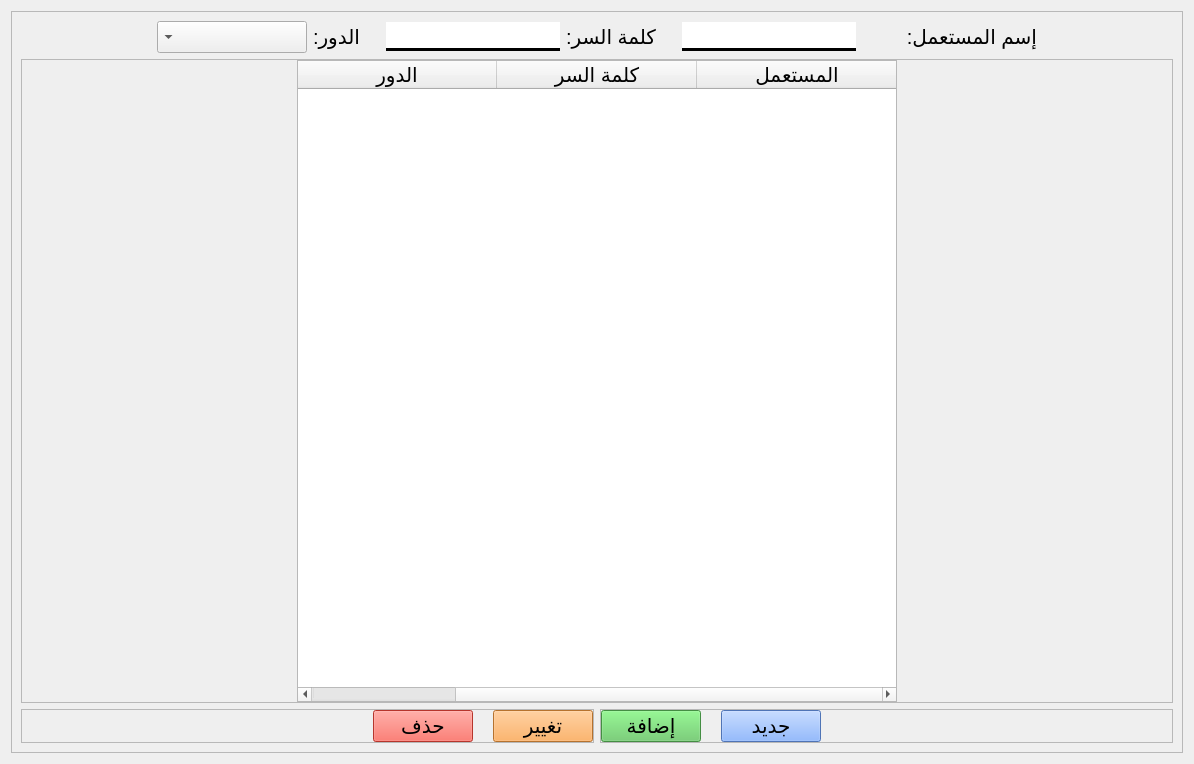
<?xml version="1.0" encoding="UTF-8"?>
<ui version="4.0">
 <class>users</class>
 <widget class="QWidget" name="users">
  <property name="geometry">
   <rect>
    <x>0</x>
    <y>0</y>
    <width>1194</width>
    <height>764</height>
   </rect>
  </property>
  <property name="windowTitle">
   <string>Form</string>
  </property>
  <layout class="QVBoxLayout" name="verticalLayout">
   <item>
    <widget class="QFrame" name="frame_2">
     <property name="sizePolicy">
      <sizepolicy hsizetype="Preferred" vsizetype="Expanding">
       <horstretch>0</horstretch>
       <verstretch>0</verstretch>
      </sizepolicy>
     </property>
     <property name="frameShape">
      <enum>QFrame::Shape::StyledPanel</enum>
     </property>
     <property name="frameShadow">
      <enum>QFrame::Shadow::Raised</enum>
     </property>
     <layout class="QVBoxLayout" name="verticalLayout_2">
      <item>
       <layout class="QHBoxLayout" name="horizontalLayout_3">
        <item>
         <spacer name="horizontalSpacer_6">
          <property name="orientation">
           <enum>Qt::Orientation::Horizontal</enum>
          </property>
          <property name="sizeHint" stdset="0">
           <size>
            <width>40</width>
            <height>20</height>
           </size>
          </property>
         </spacer>
        </item>
        <item>
         <widget class="QComboBox" name="role">
          <property name="minimumSize">
           <size>
            <width>150</width>
            <height>0</height>
           </size>
          </property>
          <property name="font">
           <font>
            <pointsize>15</pointsize>
           </font>
          </property>
          <property name="layoutDirection">
           <enum>Qt::LayoutDirection::RightToLeft</enum>
          </property>
         </widget>
        </item>
        <item>
         <widget class="QLabel" name="label_14">
          <property name="sizePolicy">
           <sizepolicy hsizetype="Maximum" vsizetype="Preferred">
            <horstretch>0</horstretch>
            <verstretch>0</verstretch>
           </sizepolicy>
          </property>
          <property name="minimumSize">
           <size>
            <width>0</width>
            <height>0</height>
           </size>
          </property>
          <property name="font">
           <font>
            <pointsize>15</pointsize>
           </font>
          </property>
          <property name="text">
           <string>الدور:</string>
          </property>
         </widget>
        </item>
        <item>
         <spacer name="horizontalSpacer_8">
          <property name="orientation">
           <enum>Qt::Orientation::Horizontal</enum>
          </property>
          <property name="sizeType">
           <enum>QSizePolicy::Policy::Fixed</enum>
          </property>
          <property name="sizeHint" stdset="0">
           <size>
            <width>20</width>
            <height>20</height>
           </size>
          </property>
         </spacer>
        </item>
        <item>
         <widget class="QLineEdit" name="passwd">
          <property name="font">
           <font>
            <pointsize>15</pointsize>
           </font>
          </property>
          <property name="styleSheet">
           <string notr="true">border: 3px solid black;
border-left: none;
border-right: none;
border-top: none 
</string>
          </property>
         </widget>
        </item>
        <item>
         <widget class="QLabel" name="label_5">
          <property name="sizePolicy">
           <sizepolicy hsizetype="Maximum" vsizetype="Preferred">
            <horstretch>0</horstretch>
            <verstretch>0</verstretch>
           </sizepolicy>
          </property>
          <property name="minimumSize">
           <size>
            <width>0</width>
            <height>0</height>
           </size>
          </property>
          <property name="font">
           <font>
            <pointsize>15</pointsize>
           </font>
          </property>
          <property name="text">
           <string>كلمة السر:</string>
          </property>
         </widget>
        </item>
        <item>
         <spacer name="horizontalSpacer_7">
          <property name="orientation">
           <enum>Qt::Orientation::Horizontal</enum>
          </property>
          <property name="sizeType">
           <enum>QSizePolicy::Policy::Fixed</enum>
          </property>
          <property name="sizeHint" stdset="0">
           <size>
            <width>20</width>
            <height>20</height>
           </size>
          </property>
         </spacer>
        </item>
        <item>
         <widget class="QLineEdit" name="user">
          <property name="font">
           <font>
            <pointsize>15</pointsize>
           </font>
          </property>
          <property name="styleSheet">
           <string notr="true">border: 3px solid black;
border-left: none;
border-right: none;
border-top: none 
</string>
          </property>
         </widget>
        </item>
        <item>
         <widget class="QLabel" name="label_10">
          <property name="minimumSize">
           <size>
            <width>175</width>
            <height>0</height>
           </size>
          </property>
          <property name="font">
           <font>
            <pointsize>15</pointsize>
           </font>
          </property>
          <property name="text">
           <string>إسم المستعمل:</string>
          </property>
         </widget>
        </item>
        <item>
         <spacer name="horizontalSpacer_5">
          <property name="orientation">
           <enum>Qt::Orientation::Horizontal</enum>
          </property>
          <property name="sizeHint" stdset="0">
           <size>
            <width>40</width>
            <height>20</height>
           </size>
          </property>
         </spacer>
        </item>
       </layout>
      </item>
      <item>
       <widget class="QFrame" name="frame">
        <property name="frameShape">
         <enum>QFrame::Shape::StyledPanel</enum>
        </property>
        <property name="frameShadow">
         <enum>QFrame::Shadow::Raised</enum>
        </property>
        <layout class="QHBoxLayout" name="horizontalLayout_4">
         <property name="spacing">
          <number>0</number>
         </property>
         <property name="leftMargin">
          <number>0</number>
         </property>
         <property name="topMargin">
          <number>0</number>
         </property>
         <property name="rightMargin">
          <number>0</number>
         </property>
         <property name="bottomMargin">
          <number>0</number>
         </property>
         <item>
          <spacer name="horizontalSpacer_10">
           <property name="orientation">
            <enum>Qt::Orientation::Horizontal</enum>
           </property>
           <property name="sizeHint" stdset="0">
            <size>
             <width>274</width>
             <height>20</height>
            </size>
           </property>
          </spacer>
         </item>
         <item>
          <widget class="QTableWidget" name="tbl">
           <property name="sizePolicy">
            <sizepolicy hsizetype="Fixed" vsizetype="Expanding">
             <horstretch>0</horstretch>
             <verstretch>0</verstretch>
            </sizepolicy>
           </property>
           <property name="minimumSize">
            <size>
             <width>600</width>
             <height>0</height>
            </size>
           </property>
           <property name="font">
            <font>
             <pointsize>15</pointsize>
            </font>
           </property>
           <property name="layoutDirection">
            <enum>Qt::LayoutDirection::RightToLeft</enum>
           </property>
           <property name="frameShadow">
            <enum>QFrame::Shadow::Plain</enum>
           </property>
           <property name="editTriggers">
            <set>QAbstractItemView::EditTrigger::NoEditTriggers</set>
           </property>
           <property name="showDropIndicator" stdset="0">
            <bool>false</bool>
           </property>
           <property name="dragDropOverwriteMode">
            <bool>false</bool>
           </property>
           <property name="alternatingRowColors">
            <bool>true</bool>
           </property>
           <property name="selectionMode">
            <enum>QAbstractItemView::SelectionMode::SingleSelection</enum>
           </property>
           <property name="selectionBehavior">
            <enum>QAbstractItemView::SelectionBehavior::SelectRows</enum>
           </property>
           <property name="verticalScrollMode">
            <enum>QAbstractItemView::ScrollMode::ScrollPerPixel</enum>
           </property>
           <property name="horizontalScrollMode">
            <enum>QAbstractItemView::ScrollMode::ScrollPerPixel</enum>
           </property>
           <property name="showGrid">
            <bool>false</bool>
           </property>
           <attribute name="horizontalHeaderDefaultSectionSize">
            <number>200</number>
           </attribute>
           <attribute name="verticalHeaderVisible">
            <bool>false</bool>
           </attribute>
           <column>
            <property name="text">
             <string>المستعمل</string>
            </property>
           </column>
           <column>
            <property name="text">
             <string>كلمة السر</string>
            </property>
           </column>
           <column>
            <property name="text">
             <string>الدور</string>
            </property>
           </column>
           <column>
            <property name="text">
             <string>id</string>
            </property>
           </column>
          </widget>
         </item>
         <item>
          <spacer name="horizontalSpacer_9">
           <property name="orientation">
            <enum>Qt::Orientation::Horizontal</enum>
           </property>
           <property name="sizeHint" stdset="0">
            <size>
             <width>40</width>
             <height>20</height>
            </size>
           </property>
          </spacer>
         </item>
        </layout>
       </widget>
      </item>
      <item>
       <layout class="QHBoxLayout" name="horizontalLayout">
        <item>
         <widget class="QFrame" name="frame_3">
          <property name="frameShape">
           <enum>QFrame::Shape::StyledPanel</enum>
          </property>
          <property name="frameShadow">
           <enum>QFrame::Shadow::Raised</enum>
          </property>
          <layout class="QHBoxLayout" name="horizontalLayout_9">
           <property name="spacing">
            <number>0</number>
           </property>
           <property name="leftMargin">
            <number>0</number>
           </property>
           <property name="topMargin">
            <number>0</number>
           </property>
           <property name="rightMargin">
            <number>0</number>
           </property>
           <property name="bottomMargin">
            <number>0</number>
           </property>
           <item>
            <spacer name="horizontalSpacer">
             <property name="orientation">
              <enum>Qt::Orientation::Horizontal</enum>
             </property>
             <property name="sizeHint" stdset="0">
              <size>
               <width>40</width>
               <height>20</height>
              </size>
             </property>
            </spacer>
           </item>
           <item>
            <widget class="QPushButton" name="delete_btn">
             <property name="minimumSize">
              <size>
               <width>100</width>
               <height>30</height>
              </size>
             </property>
             <property name="maximumSize">
              <size>
               <width>150</width>
               <height>16777215</height>
              </size>
             </property>
             <property name="font">
              <font>
               <pointsize>15</pointsize>
              </font>
             </property>
             <property name="styleSheet">
              <string notr="true">background-color: rgb(255, 74, 61);</string>
             </property>
             <property name="text">
              <string>حذف</string>
             </property>
            </widget>
           </item>
           <item>
            <spacer name="horizontalSpacer_3">
             <property name="orientation">
              <enum>Qt::Orientation::Horizontal</enum>
             </property>
             <property name="sizeType">
              <enum>QSizePolicy::Policy::Fixed</enum>
             </property>
             <property name="sizeHint" stdset="0">
              <size>
               <width>20</width>
               <height>20</height>
              </size>
             </property>
            </spacer>
           </item>
           <item>
            <widget class="QPushButton" name="update_btn">
             <property name="minimumSize">
              <size>
               <width>100</width>
               <height>30</height>
              </size>
             </property>
             <property name="maximumSize">
              <size>
               <width>150</width>
               <height>16777215</height>
              </size>
             </property>
             <property name="font">
              <font>
               <pointsize>15</pointsize>
              </font>
             </property>
             <property name="styleSheet">
              <string notr="true">background-color: rgb(255, 160, 65);</string>
             </property>
             <property name="text">
              <string>تغيير</string>
             </property>
            </widget>
           </item>
          </layout>
         </widget>
        </item>
        <item>
         <widget class="QFrame" name="frame_5">
          <property name="frameShape">
           <enum>QFrame::Shape::StyledPanel</enum>
          </property>
          <property name="frameShadow">
           <enum>QFrame::Shadow::Raised</enum>
          </property>
          <layout class="QHBoxLayout" name="horizontalLayout_2">
           <property name="spacing">
            <number>0</number>
           </property>
           <property name="leftMargin">
            <number>0</number>
           </property>
           <property name="topMargin">
            <number>0</number>
           </property>
           <property name="rightMargin">
            <number>0</number>
           </property>
           <property name="bottomMargin">
            <number>0</number>
           </property>
           <item>
            <widget class="QPushButton" name="add_btn">
             <property name="minimumSize">
              <size>
               <width>100</width>
               <height>30</height>
              </size>
             </property>
             <property name="maximumSize">
              <size>
               <width>150</width>
               <height>16777215</height>
              </size>
             </property>
             <property name="font">
              <font>
               <pointsize>15</pointsize>
              </font>
             </property>
             <property name="styleSheet">
              <string notr="true">background-color: rgb(95, 199, 94);</string>
             </property>
             <property name="text">
              <string>إضافة</string>
             </property>
            </widget>
           </item>
           <item>
            <spacer name="horizontalSpacer_4">
             <property name="orientation">
              <enum>Qt::Orientation::Horizontal</enum>
             </property>
             <property name="sizeType">
              <enum>QSizePolicy::Policy::Fixed</enum>
             </property>
             <property name="sizeHint" stdset="0">
              <size>
               <width>20</width>
               <height>20</height>
              </size>
             </property>
            </spacer>
           </item>
           <item>
            <widget class="QPushButton" name="new_btn">
             <property name="minimumSize">
              <size>
               <width>100</width>
               <height>30</height>
              </size>
             </property>
             <property name="maximumSize">
              <size>
               <width>150</width>
               <height>16777215</height>
              </size>
             </property>
             <property name="font">
              <font>
               <pointsize>15</pointsize>
              </font>
             </property>
             <property name="styleSheet">
              <string notr="true">background-color: rgb(111, 162, 255);</string>
             </property>
             <property name="text">
              <string>جديد</string>
             </property>
            </widget>
           </item>
           <item>
            <spacer name="horizontalSpacer_2">
             <property name="orientation">
              <enum>Qt::Orientation::Horizontal</enum>
             </property>
             <property name="sizeHint" stdset="0">
              <size>
               <width>40</width>
               <height>20</height>
              </size>
             </property>
            </spacer>
           </item>
          </layout>
         </widget>
        </item>
       </layout>
      </item>
     </layout>
    </widget>
   </item>
  </layout>
 </widget>
 <resources/>
 <connections/>
</ui>
